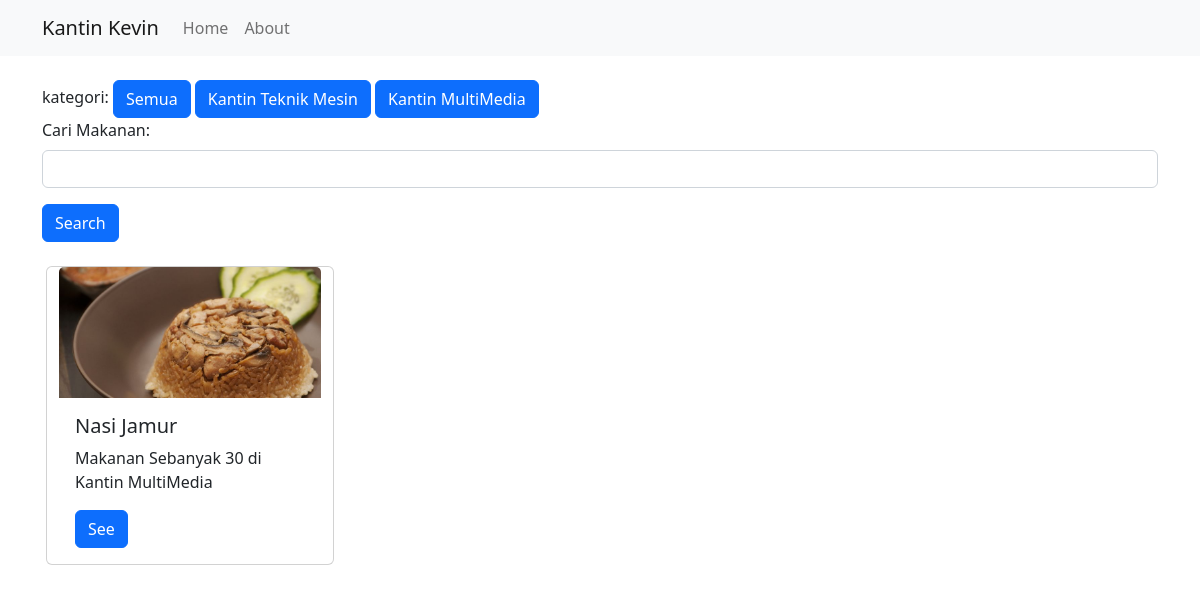
Page /?kantin_id=2 on the committed database.
### makanan/models.py (models this page shows, shortened)
class Kantin(models.Model):
    nama = models.CharField(max_length=250)
    phone_regex = RegexValidator(regex=r'^\+?1?\d{9,15}', message="min 8 digit")
    telpon = models.CharField(validators=[phone_regex], max_length = 15, blank=  True)
    def __str__(self):
        return self.nama

class Makanan(models.Model):
    nama = models.CharField(max_length=250)
    harga = models.IntegerField()
    gambar = models.ImageField(upload_to='makan/images')
    stok = models.IntegerField()
    kantin = models.ForeignKey(Kantin,on_delete=models.CASCADE)
    TERSEDIA = (
        ('0', 'Tidak Tersedia'),
        ('1', 'Tersedia')
    )
    tersedia = models.CharField(max_length=1,choices=TERSEDIA)

### makanan/views.py (the view)
# urls.py: 2. Add a URL to urlpatterns:  path('', views.home, name='home')
def home(request):
    kantins = Kantin.objects.all()
    searchMakanan = request.GET.get('nama')
    searchKantin = request.GET.get('kantin_id')
    if searchMakanan:
        makanans = Makanan.objects.filter(nama__icontains=searchMakanan)
    elif searchKantin:
        makanans = Makanan.objects.filter(kantin = searchKantin)
    else:
        makanans = Makanan.objects.all()
    return render(request, 'home.html', {
        'searchMakanan':searchMakanan,
        'makanans' : makanans,
        'kantins' : kantins,
        'page' : 'about'
        })

### makanan/templates/home.html (shortened to what this page needs)
{% extends "base.html" %}
{% block content %}
    <br/>
    kategori: <a class="btn btn-primary" href="{% url 'home' %}">Semua</a>
    {% for kantin in kantins %}
        <a class="btn btn-primary" href="?kantin_id={{ kantin.id }}">{{ kantin.nama }}</a>
    {% endfor %}
    <form action="">
        <div class="mb-3">
            <label class="form-label">Cari Makanan:</label>
            <input type="text" name="nama" class="form-control" />
        </div>
        <button type="submit" class="btn btn-primary">Search</button>
    </form>
    <br/>
    <div class="row row-cols-1 row-cols-md-3 g-4">
        {% for makanan in makanans %}
            <div class="card mx-3" style="width: 18rem;">
                <img src="{{ makanan.gambar.url }}" class="card-img-top" alt="...">
                <div class="card-body">
                    <h5 class="card-title">{{ makanan.nama }}</h5>
                    <p class="card-text">Makanan Sebanyak {{ makanan.stok }} di {{ makanan.kantin }}</p>
                    <a href="{% url 'detail' makanan.id %}" class="btn btn-primary">See</a>
                </div>
            </div>
        {% endfor %}
    </div>
{% endblock content %}

### rows in the picture
Kantin: nama "Kantin Teknik Mesin"
Kantin: nama "Kantin MultiMedia"
Makanan: gambar (picture), nama "Nasi Jamur", stok "30", kantin "Kantin MultiMedia"
